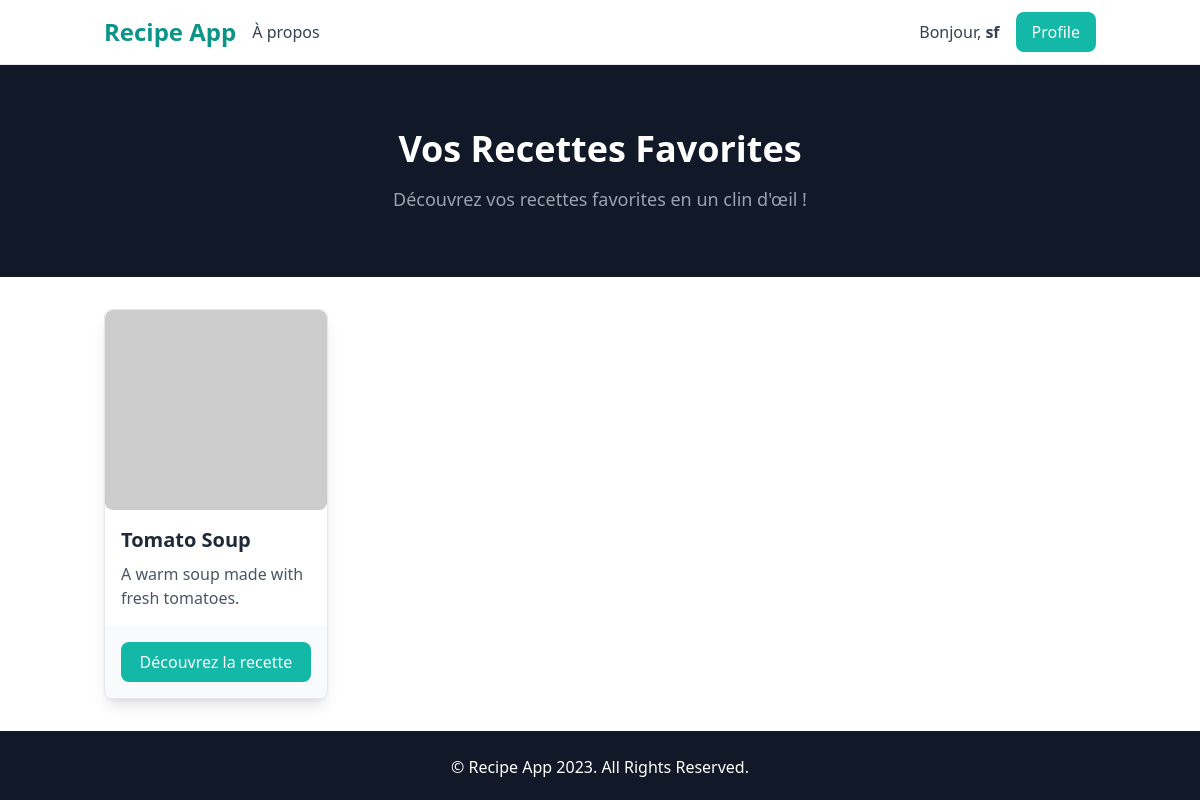
The page /recipes/favoris/ (signed in) on the database as committed earlier.
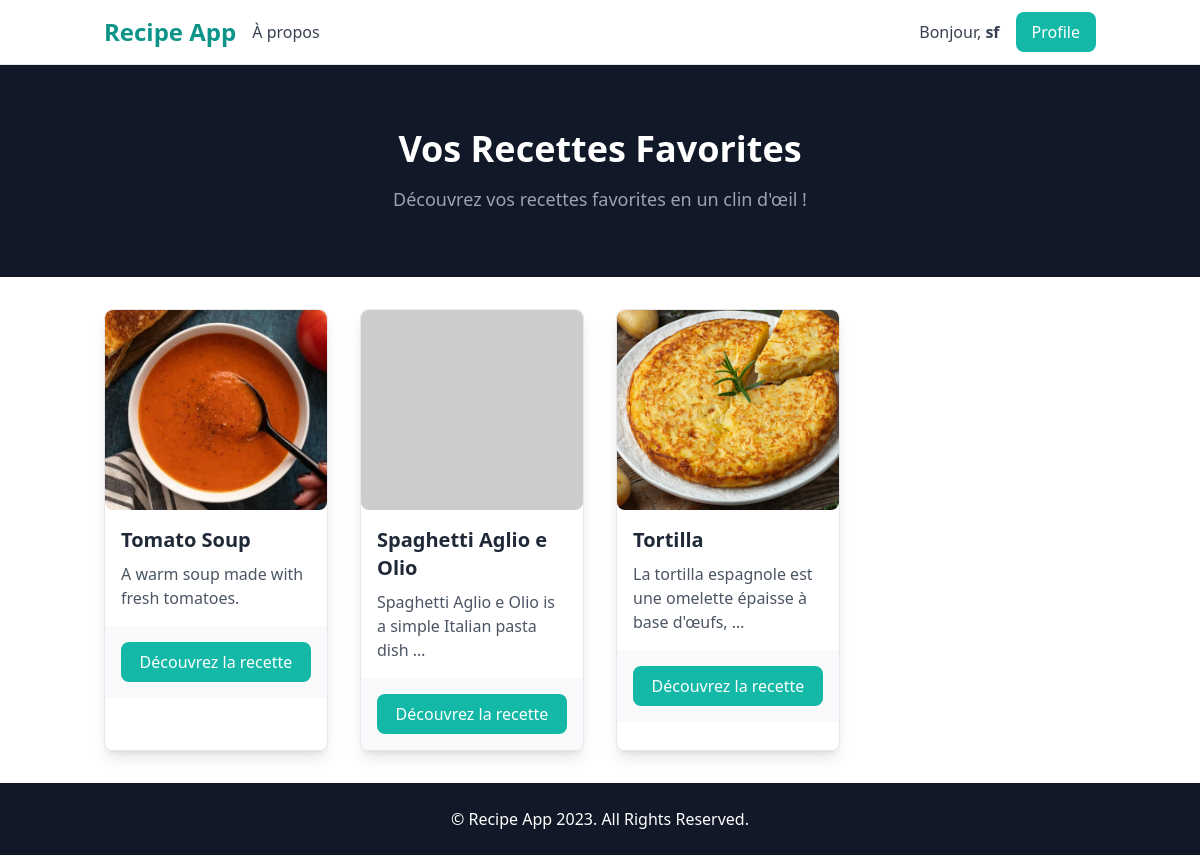
The same page on the database as committed later.
### recipes/models.py (models this page shows, shortened)
class Favorites(models.Model):
    user = models.ForeignKey(User, on_delete=models.CASCADE)
    recette = models.ForeignKey(Recipe, on_delete=models.CASCADE)

class Recipe(models.Model):
    title = models.CharField(max_length=200)
    description = models.TextField()
    user = models.ForeignKey(User, on_delete=models.SET_NULL, null=True, blank=True)
    instructions = models.TextField()
    image = models.ImageField(upload_to='recipes_photos/',default="https://dummyimage.com/450x300/dee2e6/6c757d.jpg")

### recipes/views.py (the view)
# urls.py: path('favoris/',recipes.views.afficher_favoris, name="recettes_favorites"),
@login_required
def afficher_favoris(request):
    favoris = Favorites.objects.filter(user=request.user)
    return render(request,'recipes/favorites.html',{"favoris":favoris})

### recipes/templates/recipes/favorites.html (shortened to what this page needs)
<!DOCTYPE html>
<html lang="en">
<head>
    <script src="https://cdn.tailwindcss.com"></script>
</head>
<body class="font-sans antialiased flex flex-col min-h-screen">
    <nav class="bg-white border-b border-gray-200">
        <div class="container mx-auto px-4 py-3 flex justify-between items-center">
            <div class="flex items-center space-x-4">
                <a href="{% url 'recipes' %}" class="text-2xl font-semibold text-teal-600">Recipe App</a>
                <a href="#!" class="text-gray-700 hover:text-teal-600">À propos</a>
            </div>
            <div class="flex items-center space-x-4">
                {% if user.is_authenticated %}
                    <p class="text-gray-700">Bonjour, <span class="font-bold">{{ user.username }}</span></p>
                    <a href="{% url 'profile' %}" class="bg-teal-500 text-white hover:bg-teal-600 px-4 py-2 rounded-lg">Profile</a>
                {% else %}
                    <a href="{% url 'login' %}" class="bg-gray-800 text-white hover:bg-gray-900 px-4 py-2 rounded-lg">Se connecter</a>
                    <a href="{% url 'signup' %}" class="bg-teal-500 text-white hover:bg-teal-600 px-4 py-2 rounded-lg">S'inscrire</a>
                {% endif %}
            </div>
        </div>
    </nav>
    <header class="bg-gray-900 py-16">
        <div class="container mx-auto text-center text-white">
            <h1 class="text-4xl font-bold">Vos Recettes Favorites</h1>
            <p class="text-lg mt-4 text-gray-400">Découvrez vos recettes favorites en un clin d'œil !</p>
        </div>
    </header>
    <section class="py-8 flex-grow">
        <div class="container mx-auto px-4">
            <div class="grid grid-cols-1 md:grid-cols-2 lg:grid-cols-4 gap-8">
                {% for fav in favoris %}
                <div class="bg-white border border-gray-200 rounded-lg shadow-lg overflow-hidden hover:scale-105 transform transition">
                    <img src="../../../recipes_photos/{{fav.recette.image }}"
                                    class="w-full h-[200px] object-cover rounded-lg"
                                    onerror="this.onerror=null; this.src='https://dummyimage.com/450x300/dee2e6/6c757d.jpg';">
                    <div class="p-4">
                        <h2 class="text-xl font-semibold text-gray-800">{{ fav.recette.title }}</h2>
                        <p class="text-gray-600 mt-2">{{ fav.recette.description|truncatewords:10 }}</p>
                    </div>
                    <div class="p-4 bg-gray-50">
                        <a href="{% url 'recette_info' fav.recette.id %}" class="bg-teal-500 text-white hover:bg-teal-600 px-4 py-2 block text-center rounded-lg">Découvrez la recette</a>
                    </div>
                </div>
                {% empty %}
                    <p class="text-center text-gray-700">Aucune recette favorite trouvée.</p>
                {% endfor %}
            </div>
        </div>
    </section>
    <footer class="bg-gray-900 py-6 mt-auto">
        <div class="container mx-auto text-center text-white">
            <p>&copy; Recipe App 2023. All Rights Reserved.</p>
        </div>
    </footer>
</body>
</html>

Rows that differ between the two databases and show on the page:
changed through a linked row, Favorites "Tomato Soup": recette.image: picture added in place of a placeholder
added Favorites: recette "Spaghetti Aglio e Olio", recette.description "Spaghetti Aglio e Olio is a simple Italian pasta dish …"
added Favorites: recette.image (picture), recette "Tortilla", recette.description "La tortilla espagnole est une omelette épaisse à base d'œufs, …"
